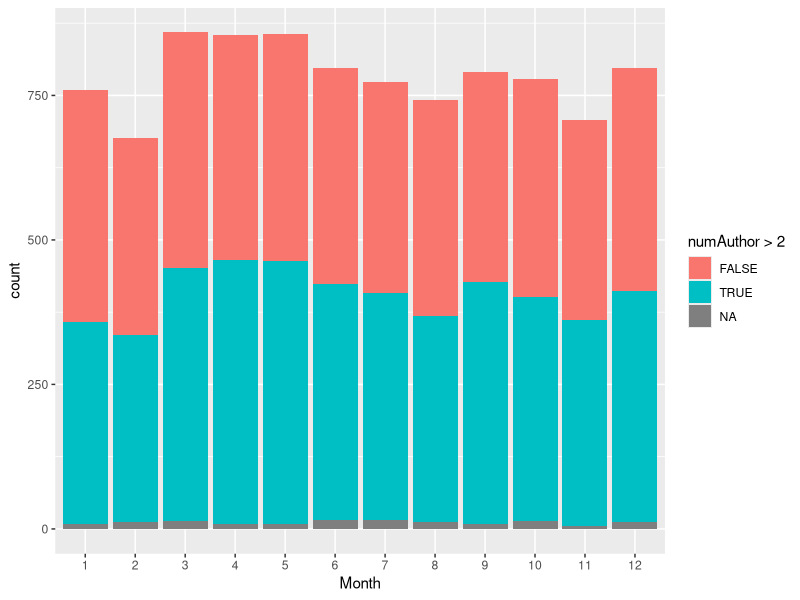
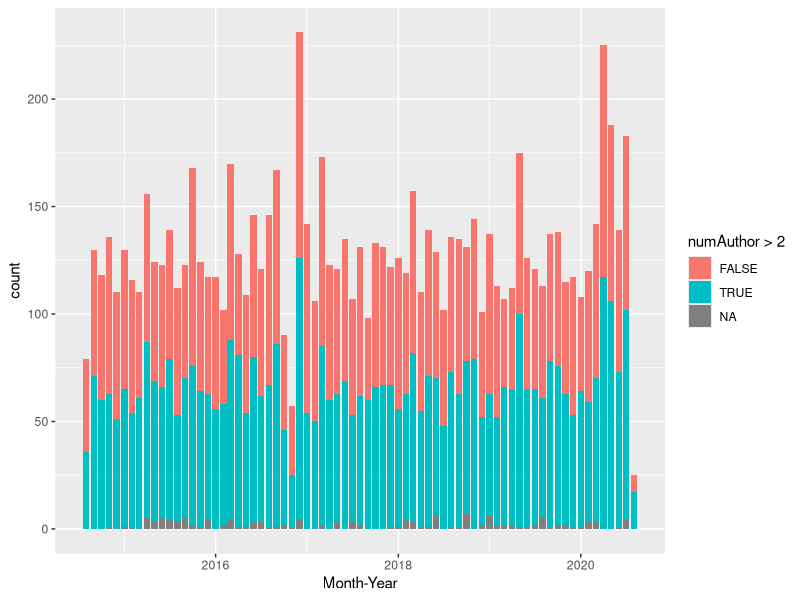
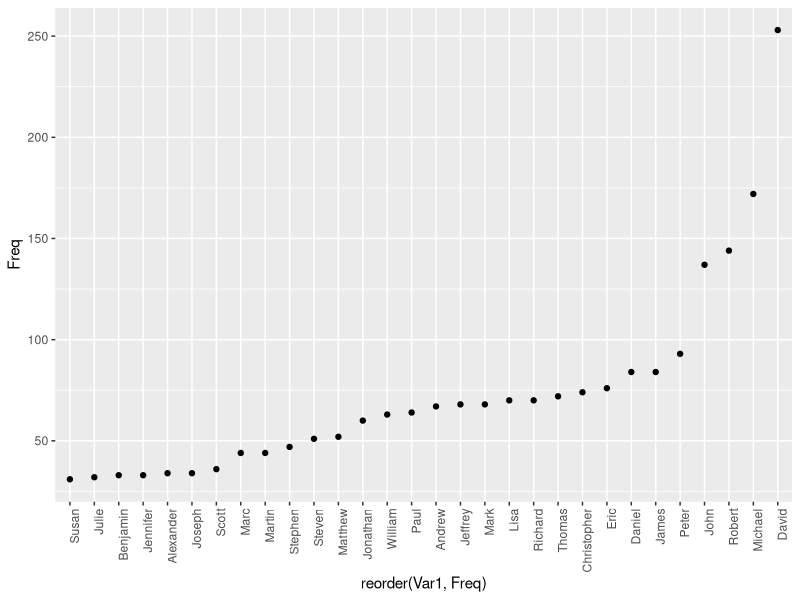
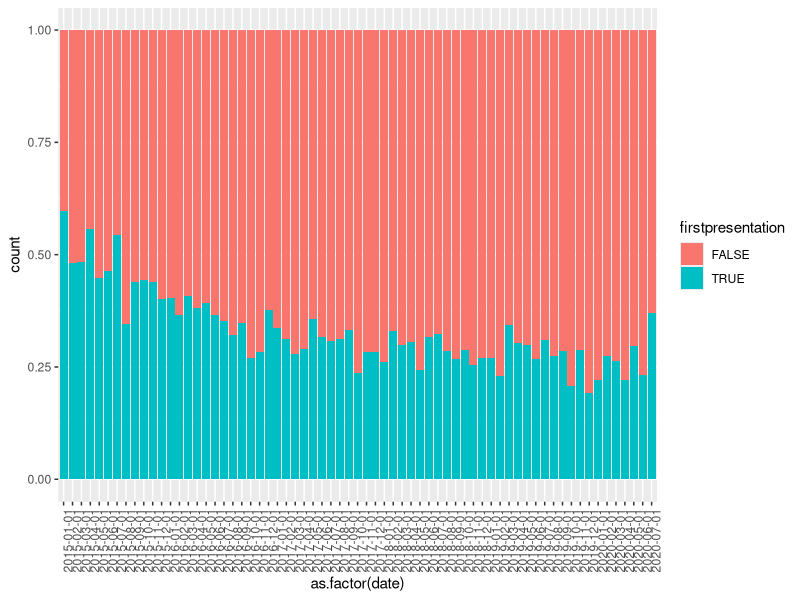
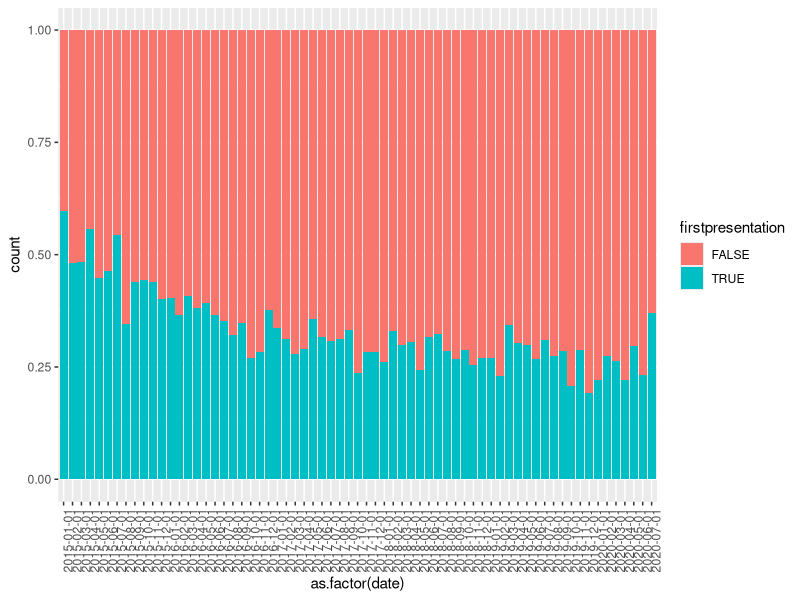

Source code (R) for these figures, in order:
## ---- chunk 1
library(ggplot2)
library(dplyr)
library(stringr)
## ---- chunk 2
data <- read.table("NEJM-withCOVID.txt")
str(data)
## ---- chunk 3
df <- data |>
  select(Month, numAuthor) |>
  group_by(Month) |>
  count(numAuthor > 2)
## ---- chunk 4
ggplot(df, aes(x = factor(Month), y = n, fill = `numAuthor > 2`)) +
  geom_bar(stat = "identity") +
  labs(x = "Month", y = "count", fill = "numAuthor > 2")
## ---- chunk 5
df_2 <- data |>
  select(Month, Year, numAuthor) |>
  group_by(Year, Month) |>
  count(numAuthor > 2) |>
  mutate(`Month-Year` = paste(Month, Year, sep="-")) # make a new month-year variable

# converting to date format
df_2$`Month-Year` <- as.Date(paste(df_2$Year, df_2$Month, "01", sep = "-"))

## ---- chunk 6
ggplot(df_2, aes(x = `Month-Year`, y = n, fill = `numAuthor > 2`)) + # set up the axes, color fill by numAuthor > 2 column
  geom_bar(stat = "identity") + # plot the bars
  scale_x_date(date_breaks = "2 year", date_labels = "%Y") +  # show bi-yearly breaks
  labs(x = "Month-Year", y = "count", fill = "numAuthor > 2") 
## ---- chunk 7
# ggplot(df_2, aes(x = factor(Month-Year), y = n, fill = `numAuthor > 2`)) +
#   geom_bar(stat = "identity") +
#   labs(x = "Month", y = "count", fill = "numAuthor > 2") +
#   theme_minimal()
## ---- chunk 8
# \\b[A-Z](\\.|\\s)?\\b|\\s\\w+$
#   \\b: Word boundary to match standalone letters.
# [A-Z]: Matches a single capital letter.
# (\\.|\\s)?: Matches an optional period or space after the capital letter (e.g., for cases like "L." or "L").
# \\b: Another word boundary to ensure we only remove standalone uppercase letters and not part of actual names.
# \\s\\w+$: Removes any word (sequence of word characters) after the first space (i.e., removes the last name after the first name

# questions: do we count "J Brian Byrd" as Brian? 
# if J Brian Byrd doesn't count as Brian and counts as "J" for first name
# do gsub("(?<=\\s)[A-Z](\\.|\\s)?\\b|\\s\\w+$", "", firstAuthorF, perl = TRUE)

freq_firstName<-data |>
  select(firstAuthorF) |>
  mutate(firstAuthorRem=gsub("(?<=\\s)[A-Z](\\.|\\s)?\\b|\\s\\w+$", "", firstAuthorF, perl = TRUE)) |>
  mutate(firstAuthorRem=str_trim(firstAuthorRem)) |> # removes leading and trailing spaces
  count(firstAuthorRem) |>
  filter(n>30 & !is.na(firstAuthorRem)) |>
  arrange(n)
  
ggplot(freq_firstName, aes(x = reorder(firstAuthorRem, n), y = n)) +
  geom_point() +
  labs(x = "reorder(Var1, Freq)", y = "Freq") +
  theme(axis.text.x = element_text(angle = 90, hjust = 1)) # arrange names in vertical format
  
## ---- chunk 9
# remove NA's
# \\b[A-Z](\\.|\\s)?\\b|\\s\\w+ converts H Cody to Cody OR (?<=\\s)[A-Z](\\.|\\s)?\\b|\\s\\w+$ treats it as H
# Catarina Cardoso--is this Catarina
# R in Rémi was removed due to the special character using  \\b[A-Z](\\.|\\s)?\\b|\\s\\w+
# if C Nicholas is first name, do we remove C
# if we remove nicholas, has to be \\b[A-Z](?=\\s)[\\s]?

# maybe it is the first name (uncleaned)
num3_df <- data |>
  select(Month, Year, firstAuthorF) |>
  mutate(date = paste(Month, Year, sep="-")) |>
  mutate(date = as.Date(paste(Year, Month, "01", sep = "-"))) |>
  mutate(firstAuthorRem=gsub("(?<=\\s)[A-Z](\\.|\\s)?\\b|\\s\\w+$", "", firstAuthorF, perl = TRUE)) |>
  mutate(firstAuthorRem=str_trim(firstAuthorRem)) |>
  select(firstAuthorRem, date) |> # did not select firstAuthorF, 
  arrange(date) |>
  filter(!is.na(firstAuthorRem)) |>
  group_by(firstAuthorRem) |>
  distinct(firstAuthorRem, date, .keep_all = TRUE) |>
  mutate(firstpresentation = !duplicated(firstAuthorRem)) |>
  ungroup() |>
  filter(date>="2015-01-01" & date <= "2020-07-01") 

#options(repr.plot.width=30, repr.plot.height=6)
ggplot(num3_df, aes(x = as.factor(date), fill=firstpresentation)) +
  geom_bar(position="fill") +
  theme(axis.text.x = element_text(angle = 90, hjust = 1))

ggsave("num_4.jpg", width=15, height=6)

## ---- chunk 10

#num_pubs gives number of publications for each author
num_pubs <-data |>
  select(firstAuthorF, firstAuthorL, firstAuthorI, Title, Month, Year) |>
  mutate(date = paste(Month, Year, sep="-")) |>
  mutate(date = as.Date(paste(Year, Month, "01", sep = "-"))) |>
  group_by(firstAuthorF, firstAuthorL) |>
  summarize(num_pub = n())

# working on this, dates is df of publications and dates organized/grouped by author
dates<-data |>
  select(firstAuthorF, firstAuthorL, firstAuthorI, Title, Month, Year) |>
  mutate(date = paste(Month, Year, sep="-")) |>
  mutate(date = as.Date(paste(Year, Month, "01", sep = "-"))) |>
  arrange(date) |>
  group_by(firstAuthorF, firstAuthorL) |>
  arrange(firstAuthorF, firstAuthorL)
 

# # summary table of average num of months in between publications
# dates |>
#   filter(firstAuthorL=="Makkar") |>
#   mutate(time_diff = date - lag(date)) |>
#   mutate(diff_month = as.numeric(round(time_diff/30.44))) |> # round to nearest month
#  # filter(!is.na(diff_month)) |>
#   summarize(ave_num_months = mean(diff_month, na.rm=TRUE))

# if one pub, ave_num_months=-1
# checked Eric J Velazquez (2 publications), Eric J Rubin (many)
summary_ave_months<-dates |>
 # filter(firstAuthorF=="Shantel") |>
 # arrange(date) |>
  mutate(time_diff = date - lag(date)) |>
  mutate(diff_month = as.numeric(round(time_diff/30.44))) |> # round to nearest month
  summarize(ave_num_months = mean(diff_month, na.rm=TRUE),
            ave_num_months = ifelse(is.nan(ave_num_months), -1, ave_num_months)) 


# join num_pubs and summary_ave_months dfs by author's full name

author_df <- num_pubs |>
  full_join(summary_ave_months, by=c("firstAuthorF", "firstAuthorL"))

author_df |>
  print(n=50)
